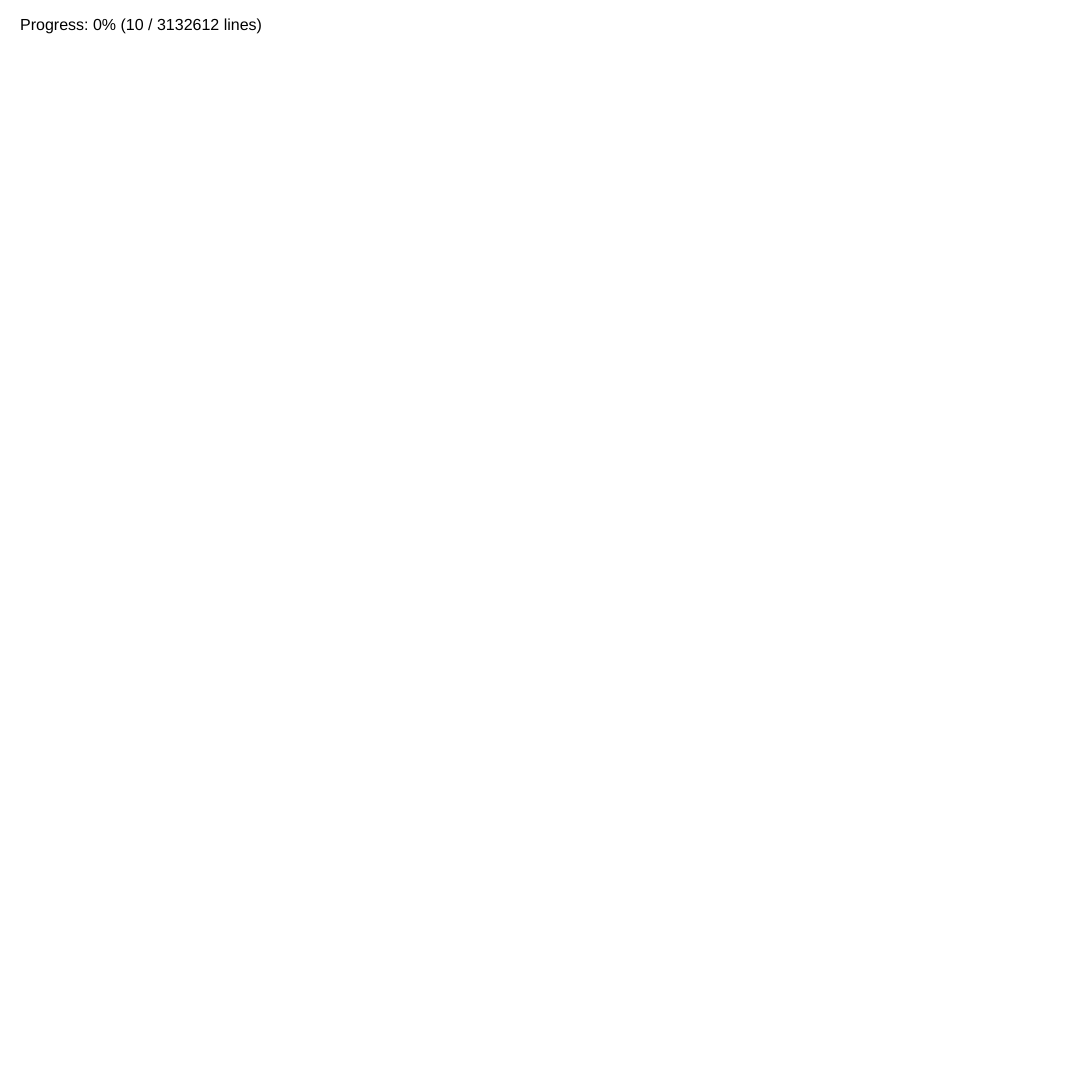
Frame 1 (no input)
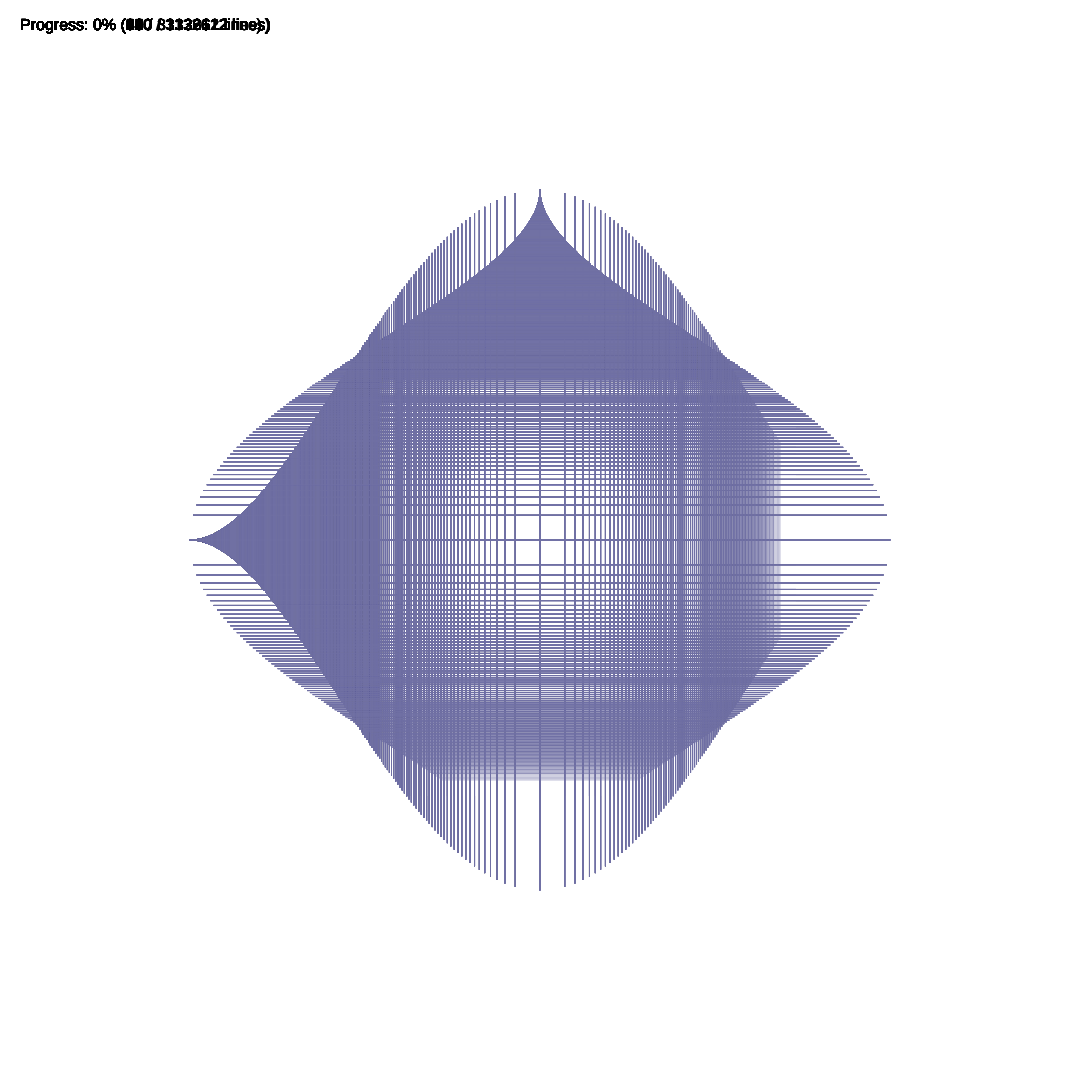
Frame 60 (no input)
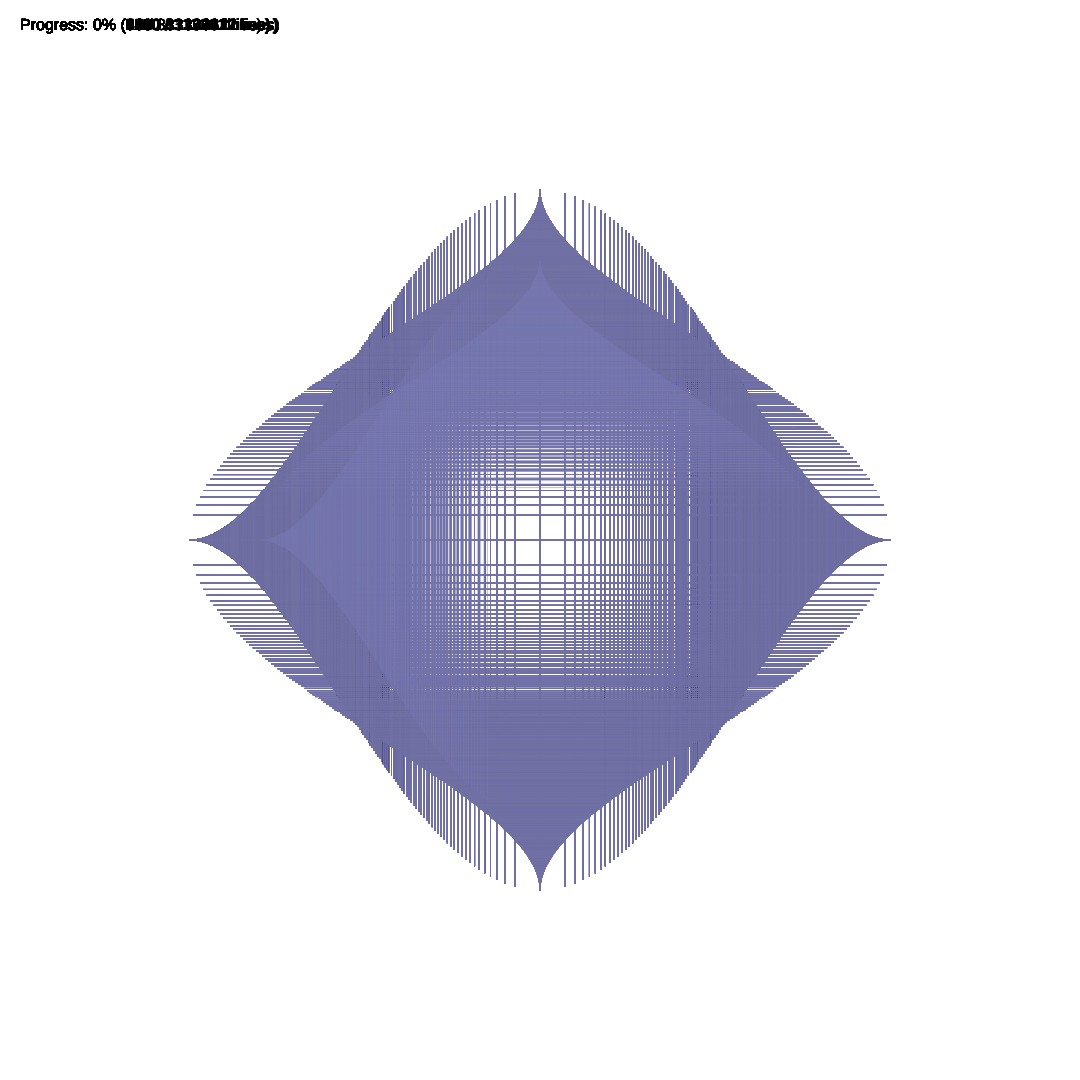
Frame 120 (the mouse pressed at the canvas centre since frame 60)

The p5.js sketch that drew these frames (run headless with seeded random() and noise() and a simulated clock; from frame 60 on, the mouse is pressed at the canvas centre):

// p5.js sketch
// ── sketch.js
let lineCount = 0;
let baseHue = 240;
let allLines = [];
let currentLineIndex = 0;
let linesPerFrame = 10; // How many lines to add per frame

function setup() {
  createCanvas(1080, 1080);
  colorMode(HSB, 360, 100, 100, 100);
  background(255);
  
  // Generate all line data first
  generateAllLines(0, 0, 350, 6);
  
  loop();
}

function generateAllLines(x, y, size, depth) {
  background(255);
  if (size < 1 || depth <= 0) return;
  
  let saturation = map(depth, 0, 255, 30, 100);
  let brightness = map(depth, 0, 5, 100, 70);
  let alpha = 50;
  
  let steps = 200;
  for (let i = -steps; i <= steps; i++) {
    let t = i / steps;
    let distortion = pow(abs(t), 0.5) * sign(t);
    let x1 = x + (distortion * size);
    
    // Store vertical line data
    let startY = y - size * pow(1 - abs(t), 2);
    let endY = y + size * pow(1 - abs(t), 2);
    allLines.push({
      x1: x1,
      y1: startY,
      x2: x1,
      y2: endY,
      hue: baseHue,
      sat: saturation,
      brt: brightness,
      alpha: alpha,
      depth: depth
    });
    
    // Store horizontal line data
    let y1 = y + (distortion * size);
    let startX = x - size * pow(1 - abs(t), 2);
    let endX = x + size * pow(1 - abs(t), 2);
    allLines.push({
      x1: startX,
      y1: y1,
      x2: endX,
      y2: y1,
      hue: baseHue,
      sat: saturation,
      brt: brightness,
      alpha: alpha,
      depth: depth
    });
  }
  
  // Generate recursive patterns
  let newSize = size * 0.8;
  if (depth > 0) {
    generateAllLines(x, y, newSize, depth - 1);
    generateAllLines(x + newSize/2, y, newSize/2, depth - 1);
    generateAllLines(x - newSize/2, y, newSize/2, depth - 1);
    generateAllLines(x, y + newSize/2, newSize/2, depth - 1);
    generateAllLines(x, y - newSize/2, newSize/2, depth - 1);
  }
}

function draw() {
  if (currentLineIndex === 0) {
    background(255);
  }
  
  translate(width/2, height/2);
  
  // Draw existing lines
  for (let i = 0; i < currentLineIndex; i++) {
    let l = allLines[i];
    stroke(l.hue, l.sat, l.brt, l.alpha);
    line(l.x1, l.y1, l.x2, l.y2);
  }
  
  // Add new lines
  for (let i = 0; i < linesPerFrame && currentLineIndex < allLines.length; i++) {
    currentLineIndex++;
  }
  
  // Display progress
  push();
  fill(0, 0, 0);
  noStroke();
  textSize(16);
  textAlign(LEFT);
  let progress = floor((currentLineIndex / allLines.length) * 100);
  text(`Progress: ${progress}% (${currentLineIndex} / ${allLines.length} lines)`, -width/2 + 20, -height/2 + 30);
  pop();
  
  // Stop when all lines are drawn
  if (currentLineIndex >= allLines.length) {
    noLoop();
  }
}

function sign(x) {
  return x > 0 ? 1 : x < 0 ? -1 : 0;
}
